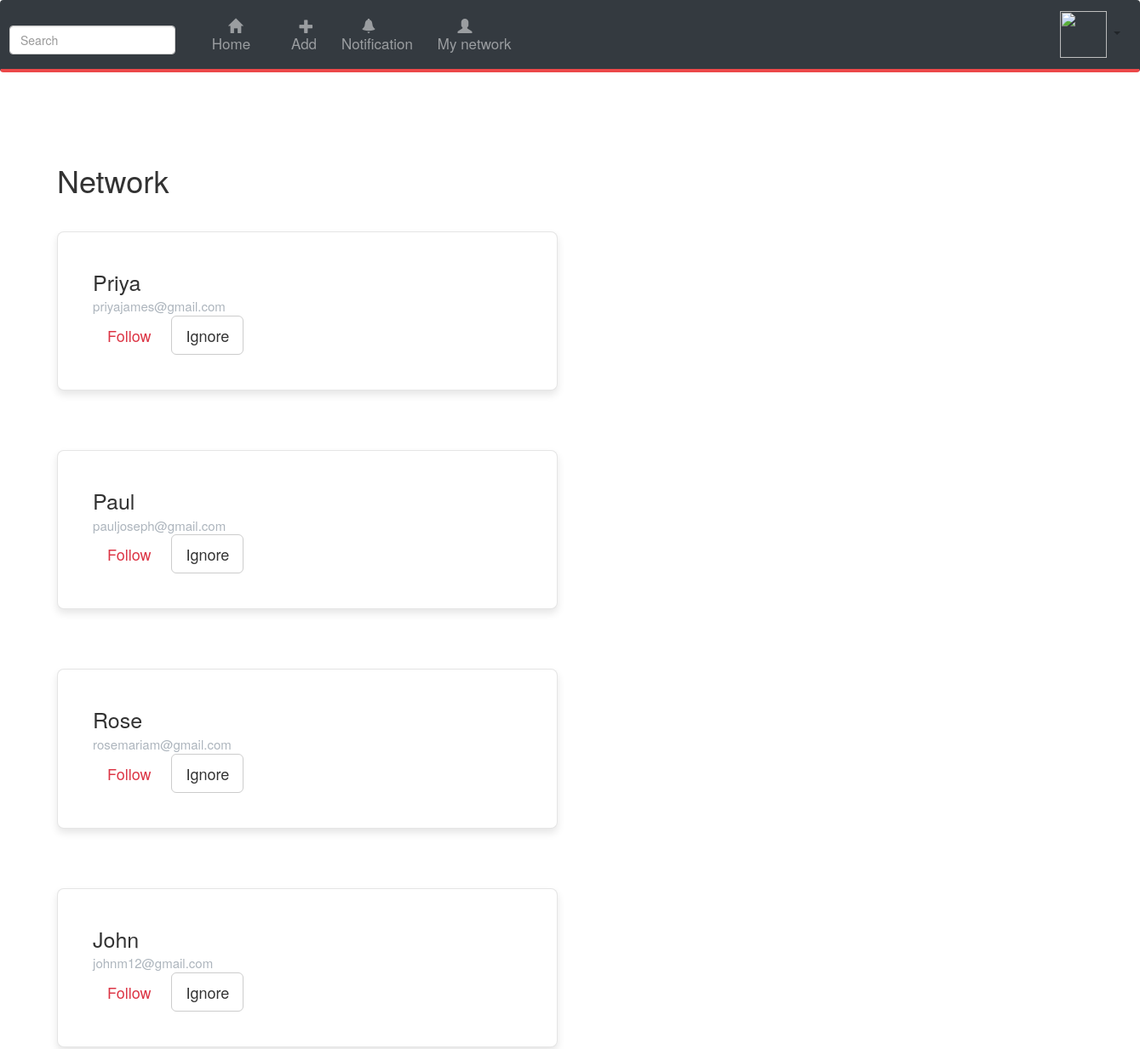
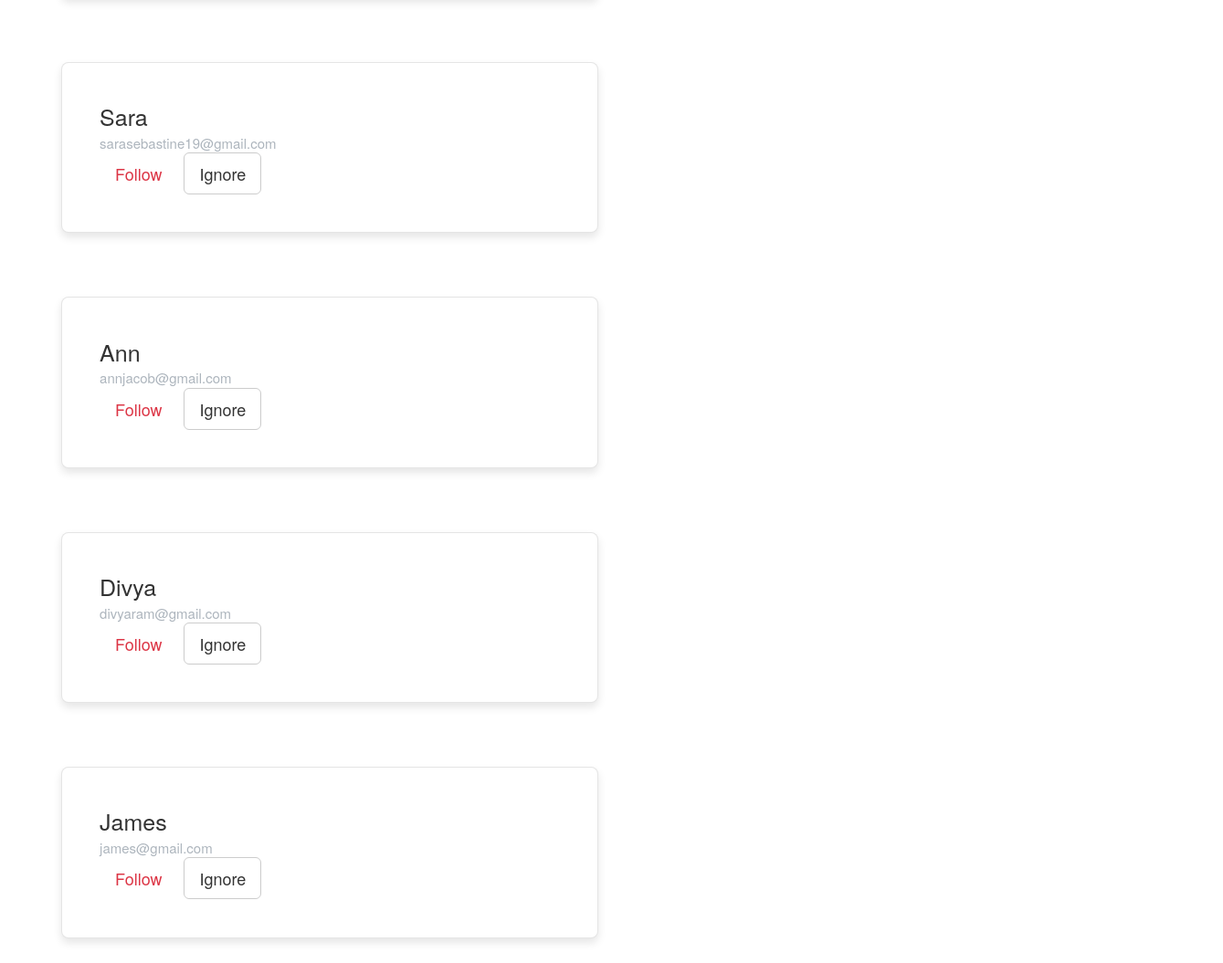
The app's page /follower with its own data (2 pictures, top to bottom).
### Main.py (models this page shows)
class User(db.Model):
    id = db.Column(db.Integer, primary_key=True)
    name = db.Column(db.String(50))
    email = db.Column(db.String(50))
    password = db.Column(db.String(50))

### Main.py (the view)
@app.route('/follower')
def follower():
    show_user = User.query.order_by(desc(User.id))
    return render_template('followers.html', followers=show_user)

### templates/followers.html (shortened to what this page needs)
{% extends "layout.html"%} {% block content%}
<div class="row ">
    <div class="col-6">
        <h1>Network</h1>
<br>
        <p>
            {% for i in followers %}
        <div style="font-size:25px;padding:7%" class="network">
            {{i.name}} <br> <div style="color:#adb5bd;font-size:15px">{{ i.email }}</div>
            <button type="button" class="btn btn-outline-danger btn-lg">Follow</button>
            <button class="btn btn-default  btn-lg">Ignore</button>
        </div>
        </p>
        <br><br>
        <br> {% endfor %}
    </div>
    <div class="col-5">
    </div>
    {% endblock%}

### templates/layout.html (shortened to what this page needs)
<!DOCTYPE html>
<html lang="en">
<head>
    <link rel="stylesheet" href="/static/layout.css">
    <link rel="stylesheet" href="https://stackpath.bootstrapcdn.com/bootstrap/4.3.1/css/bootstrap.min.css"
>
    <link href="//maxcdn.bootstrapcdn.com/bootstrap/4.0.0/css/bootstrap.min.css" rel="stylesheet" id="bootstrap-css">
    <link href="//netdna.bootstrapcdn.com/bootstrap/3.0.0/css/bootstrap.min.css" rel="stylesheet">
</head>
<body>
<nav class="navbar navbar-expand-lg navbar-dark bg-dark" style="  border-bottom: 4px solid #EC4849;">
    <ul class="nav navbar-nav  " style="font-size:17px;">
        <li class="nav-item">
            <br>
            <input class="form-control" type="text" placeholder="Search" aria-label="Search">
        </li>
        <li class="nav-item">
            <a class="nav-link" href="/home">&nbsp &nbsp &nbsp &nbsp &nbsp &nbsp
                <span class="glyphicon glyphicon-home"></span> <br>&nbsp &nbsp &nbsp &nbsp Home</a>
        </li>
        <li class="nav-item">
            <a class="nav-link" href="/addPost"> &nbsp &nbsp &nbsp &nbsp &nbsp <span
                    class="
glyphicon glyphicon-plus"></span> <br>&nbsp &nbsp &nbsp &nbsp Add</a>
        </li>
        <li class="nav-item">
            <a class="nav-link" href="/inbox"> &nbsp &nbsp &nbsp &nbsp &nbsp<span
                    class=" glyphicon glyphicon-bell"></span> <br>&nbsp &nbsp Notification</a>
        </li>
      <li class="nav-item">
            <a class="nav-link" href="/follower"> &nbsp &nbsp &nbsp &nbsp &nbsp<span
                    class=" glyphicon glyphicon-user"></span> <br>&nbsp &nbsp My network</a>
        </li>
        <div class="dropdown" style="float:right;transform:translateX(650%); z-index:10">
            <button type="button" class="btn  dropdown-toggle" data-toggle="dropdown">
                <img src="https://img.pngio.com/profile-icon-png-image-free-download-searchpngcom-profile-icon-png-673_673.png"
                     alt="" height="55" width="55">
            </button>
        </div>
    </ul>
</nav>
<div class="content">
    {% block content%} {% endblock%}
</div>
</body>
</html>

### static/layout.css (style rules this page uses)
body { color:#1864ab; background-color:#f1f3f5; font-size:30px; }
.content { padding-top:1%; padding:5%; }
.network { background:#fff; border: 1px solid rgba(0, 0, 0, .1); border-color: rgba(0, 0, 0, .1); border-radius: 8px; box-shadow: 0 5px 10px rgba(0, 0, 0, .1); }

### records on screen
User: name "Priya", email "priyajames@gmail.com"
User: name "Paul", email "pauljoseph@gmail.com"
User: name "Rose", email "rosemariam@gmail.com"
User: name "John", email "johnm12@gmail.com"
User: name "Sara", email "sarasebastine19@gmail.com"
User: name "Ann", email "annjacob@gmail.com"
User: name "Divya", email "divyaram@gmail.com"
User: name "James", email "james@gmail.com"
